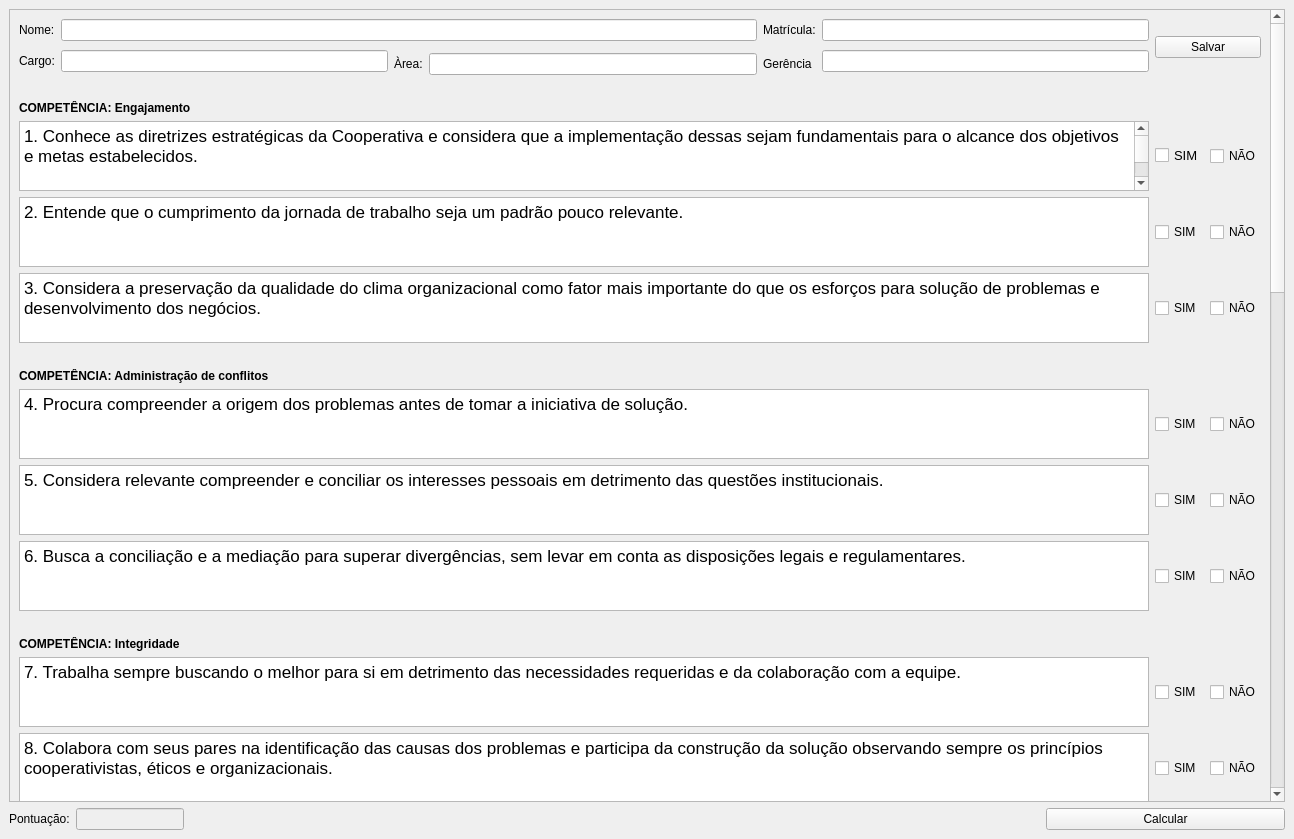
<?xml version="1.0" encoding="UTF-8"?>
<ui version="4.0">
 <class>MainWindow</class>
 <widget class="QMainWindow" name="MainWindow">
  <property name="geometry">
   <rect>
    <x>0</x>
    <y>0</y>
    <width>1294</width>
    <height>839</height>
   </rect>
  </property>
  <property name="windowTitle">
   <string>ADF – AVALIAÇÃO COMPORTAMENTAL  </string>
  </property>
  <property name="styleSheet">
   <string notr="true"/>
  </property>
  <widget class="QWidget" name="centralwidget">
   <property name="styleSheet">
    <string notr="true"/>
   </property>
   <layout class="QGridLayout" name="gridLayout">
    <item row="4" column="3">
     <widget class="QPushButton" name="btnCalc">
      <property name="sizePolicy">
       <sizepolicy hsizetype="Minimum" vsizetype="Fixed">
        <horstretch>1</horstretch>
        <verstretch>0</verstretch>
       </sizepolicy>
      </property>
      <property name="text">
       <string>Calcular</string>
      </property>
     </widget>
    </item>
    <item row="4" column="1" alignment="Qt::AlignLeft">
     <widget class="QLineEdit" name="pontInput">
      <property name="enabled">
       <bool>false</bool>
      </property>
      <property name="sizePolicy">
       <sizepolicy hsizetype="Ignored" vsizetype="Fixed">
        <horstretch>2</horstretch>
        <verstretch>0</verstretch>
       </sizepolicy>
      </property>
      <property name="styleSheet">
       <string notr="true">color: black</string>
      </property>
     </widget>
    </item>
    <item row="0" column="0" colspan="4">
     <widget class="QScrollArea" name="scrollArea">
      <property name="widgetResizable">
       <bool>true</bool>
      </property>
      <widget class="QWidget" name="scrollAreaWidgetContents">
       <property name="geometry">
        <rect>
         <x>0</x>
         <y>0</y>
         <width>1260</width>
         <height>2285</height>
        </rect>
       </property>
       <layout class="QGridLayout" name="gridLayout_2">
        <item row="20" column="7">
         <widget class="QCheckBox" name="regua_10">
          <property name="text">
           <string>NÃO</string>
          </property>
         </widget>
        </item>
        <item row="38" column="6">
         <widget class="QCheckBox" name="checkBox_41">
          <property name="text">
           <string>SIM</string>
          </property>
         </widget>
        </item>
        <item row="40" column="0" colspan="2">
         <widget class="QLabel" name="label_13">
          <property name="styleSheet">
           <string notr="true">font-weight: bold</string>
          </property>
          <property name="text">
           <string>COMPETÊNCIA: Resiliência </string>
          </property>
         </widget>
        </item>
        <item row="24" column="0" colspan="2">
         <widget class="QLabel" name="label_10">
          <property name="styleSheet">
           <string notr="true">font-weight: bold</string>
          </property>
          <property name="text">
           <string>COMPETÊNCIA: Visão Sistêmica </string>
          </property>
         </widget>
        </item>
        <item row="31" column="6">
         <widget class="QCheckBox" name="checkBox_33">
          <property name="font">
           <font>
            <pointsize>10</pointsize>
           </font>
          </property>
          <property name="text">
           <string>SIM</string>
          </property>
         </widget>
        </item>
        <item row="11" column="0" colspan="6">
         <widget class="QPlainTextEdit" name="plainTextEdit_5">
          <property name="font">
           <font>
            <pointsize>13</pointsize>
           </font>
          </property>
          <property name="plainText">
           <string>5. Considera relevante compreender e conciliar os interesses pessoais em detrimento das questões institucionais.</string>
          </property>
         </widget>
        </item>
        <item row="22" column="6">
         <widget class="QCheckBox" name="regua_12">
          <property name="text">
           <string>SIM</string>
          </property>
         </widget>
        </item>
        <item row="0" column="5">
         <widget class="QLineEdit" name="matInput"/>
        </item>
        <item row="33" column="0">
         <widget class="QLabel" name="label_20">
          <property name="text">
           <string/>
          </property>
         </widget>
        </item>
        <item row="37" column="7">
         <widget class="QCheckBox" name="checkBox_40">
          <property name="text">
           <string>NÃO</string>
          </property>
         </widget>
        </item>
        <item row="42" column="7">
         <widget class="QCheckBox" name="checkBox_46">
          <property name="text">
           <string>NÃO</string>
          </property>
         </widget>
        </item>
        <item row="17" column="6">
         <widget class="QCheckBox" name="checkBox_17">
          <property name="text">
           <string>SIM</string>
          </property>
         </widget>
        </item>
        <item row="14" column="0" colspan="2">
         <widget class="QLabel" name="label_8">
          <property name="styleSheet">
           <string notr="true">font-weight: bold</string>
          </property>
          <property name="text">
           <string>COMPETÊNCIA: Integridade  </string>
          </property>
         </widget>
        </item>
        <item row="39" column="0">
         <widget class="QLabel" name="label_21">
          <property name="text">
           <string/>
          </property>
         </widget>
        </item>
        <item row="42" column="6">
         <widget class="QCheckBox" name="regua_23">
          <property name="text">
           <string>SIM</string>
          </property>
         </widget>
        </item>
        <item row="15" column="7">
         <widget class="QCheckBox" name="regua_7">
          <property name="text">
           <string>NÃO</string>
          </property>
         </widget>
        </item>
        <item row="43" column="6">
         <widget class="QCheckBox" name="checkBox_47">
          <property name="text">
           <string>SIM</string>
          </property>
         </widget>
        </item>
        <item row="10" column="7">
         <widget class="QCheckBox" name="checkBox_7">
          <property name="text">
           <string>NÃO</string>
          </property>
         </widget>
        </item>
        <item row="29" column="0" colspan="3">
         <widget class="QLabel" name="label_11">
          <property name="styleSheet">
           <string notr="true">font-weight: bold</string>
          </property>
          <property name="text">
           <string>COMPETÊNCIA: Eficiência operacional </string>
          </property>
         </widget>
        </item>
        <item row="38" column="7">
         <widget class="QCheckBox" name="regua_21">
          <property name="text">
           <string>NÃO</string>
          </property>
         </widget>
        </item>
        <item row="22" column="7">
         <widget class="QCheckBox" name="checkBox_24">
          <property name="text">
           <string>NÃO</string>
          </property>
         </widget>
        </item>
        <item row="34" column="0" colspan="2">
         <widget class="QLabel" name="label_12">
          <property name="styleSheet">
           <string notr="true">font-weight: bold</string>
          </property>
          <property name="text">
           <string>COMPETÊNCIA: Resiliência </string>
          </property>
         </widget>
        </item>
        <item row="25" column="6">
         <widget class="QCheckBox" name="regua_13">
          <property name="text">
           <string>SIM</string>
          </property>
         </widget>
        </item>
        <item row="7" column="7">
         <widget class="QCheckBox" name="regua_3">
          <property name="text">
           <string>NÃO</string>
          </property>
         </widget>
        </item>
        <item row="30" column="6">
         <widget class="QCheckBox" name="regua_16">
          <property name="text">
           <string>SIM</string>
          </property>
         </widget>
        </item>
        <item row="15" column="6">
         <widget class="QCheckBox" name="checkBox_12">
          <property name="text">
           <string>SIM</string>
          </property>
         </widget>
        </item>
        <item row="0" column="6" rowspan="3" colspan="2">
         <widget class="QPushButton" name="btnSave">
          <property name="text">
           <string>Salvar</string>
          </property>
         </widget>
        </item>
        <item row="23" column="0">
         <widget class="QLabel" name="label_18">
          <property name="text">
           <string/>
          </property>
         </widget>
        </item>
        <item row="35" column="6">
         <widget class="QCheckBox" name="checkBox_35">
          <property name="text">
           <string>SIM</string>
          </property>
         </widget>
        </item>
        <item row="11" column="6">
         <widget class="QCheckBox" name="checkBox_10">
          <property name="text">
           <string>SIM</string>
          </property>
         </widget>
        </item>
        <item row="27" column="6">
         <widget class="QCheckBox" name="regua_15">
          <property name="text">
           <string>SIM</string>
          </property>
         </widget>
        </item>
        <item row="0" column="4">
         <widget class="QLabel" name="label">
          <property name="text">
           <string>Matrícula:</string>
          </property>
         </widget>
        </item>
        <item row="35" column="7">
         <widget class="QCheckBox" name="regua_18">
          <property name="text">
           <string>NÃO</string>
          </property>
         </widget>
        </item>
        <item row="16" column="7">
         <widget class="QCheckBox" name="checkBox_16">
          <property name="text">
           <string>NÃO</string>
          </property>
         </widget>
        </item>
        <item row="16" column="6">
         <widget class="QCheckBox" name="regua_8">
          <property name="text">
           <string>SIM</string>
          </property>
         </widget>
        </item>
        <item row="26" column="0" colspan="6">
         <widget class="QPlainTextEdit" name="plainTextEdit_14">
          <property name="font">
           <font>
            <pointsize>13</pointsize>
           </font>
          </property>
          <property name="plainText">
           <string>14. Conhece as ações e iniciativas estratégicas, mas considera irrelevante a aplicação em sua rotina de trabalho.
</string>
          </property>
         </widget>
        </item>
        <item row="43" column="0" colspan="6">
         <widget class="QPlainTextEdit" name="plainTextEdit_24">
          <property name="font">
           <font>
            <pointsize>13</pointsize>
           </font>
          </property>
          <property name="plainText">
           <string>24. Utiliza seus conhecimentos para resolver os problemas que lhe são apresentados, sem compartilhar suas habilidades com seus colegas de equipes.</string>
          </property>
         </widget>
        </item>
        <item row="19" column="0" colspan="3">
         <widget class="QLabel" name="label_9">
          <property name="styleSheet">
           <string notr="true">font-weight: bold</string>
          </property>
          <property name="text">
           <string>COMPETÊNCIA: Relação Interpessoal  </string>
          </property>
         </widget>
        </item>
        <item row="5" column="0" colspan="6">
         <widget class="QPlainTextEdit" name="plainTextEdit">
          <property name="font">
           <font>
            <pointsize>13</pointsize>
           </font>
          </property>
          <property name="plainText">
           <string>1. Conhece as diretrizes estratégicas da Cooperativa e considera que a implementação dessas sejam fundamentais para o alcance dos objetivos e metas estabelecidos.
</string>
          </property>
         </widget>
        </item>
        <item row="37" column="6">
         <widget class="QCheckBox" name="regua_20">
          <property name="text">
           <string>SIM</string>
          </property>
         </widget>
        </item>
        <item row="36" column="7">
         <widget class="QCheckBox" name="checkBox_38">
          <property name="text">
           <string>NÃO</string>
          </property>
         </widget>
        </item>
        <item row="11" column="7">
         <widget class="QCheckBox" name="regua_5">
          <property name="text">
           <string>NÃO</string>
          </property>
         </widget>
        </item>
        <item row="0" column="1" colspan="3">
         <widget class="QLineEdit" name="nameInput"/>
        </item>
        <item row="13" column="0">
         <widget class="QLabel" name="label_16">
          <property name="text">
           <string/>
          </property>
         </widget>
        </item>
        <item row="43" column="7">
         <widget class="QCheckBox" name="regua_24">
          <property name="text">
           <string>NÃO</string>
          </property>
         </widget>
        </item>
        <item row="10" column="6">
         <widget class="QCheckBox" name="regua_4">
          <property name="text">
           <string>SIM</string>
          </property>
         </widget>
        </item>
        <item row="25" column="7">
         <widget class="QCheckBox" name="checkBox_26">
          <property name="text">
           <string>NÃO</string>
          </property>
         </widget>
        </item>
        <item row="6" column="0" colspan="6">
         <widget class="QPlainTextEdit" name="plainTextEdit_2">
          <property name="font">
           <font>
            <pointsize>13</pointsize>
           </font>
          </property>
          <property name="plainText">
           <string>2. Entende que o cumprimento da jornada de trabalho seja um padrão pouco relevante.
</string>
          </property>
         </widget>
        </item>
        <item row="38" column="0" colspan="6">
         <widget class="QPlainTextEdit" name="plainTextEdit_21">
          <property name="font">
           <font>
            <pointsize>13</pointsize>
           </font>
          </property>
          <property name="plainText">
           <string>21. Demonstra pouca capacidade de lidar com situações adversas e tenta fazer prevalecer suas vontades e seus conhecimentos para enfrentar mudanças.</string>
          </property>
         </widget>
        </item>
        <item row="26" column="6">
         <widget class="QCheckBox" name="checkBox_27">
          <property name="text">
           <string>SIM</string>
          </property>
         </widget>
        </item>
        <item row="31" column="0" colspan="6">
         <widget class="QPlainTextEdit" name="plainTextEdit_17">
          <property name="font">
           <font>
            <pointsize>13</pointsize>
           </font>
          </property>
          <property name="plainText">
           <string>17. Considera o cumprimento do orçamento e prazos estipulados para as tarefas desnecessários, quando estes dependem exclusivamente de sua atuação.</string>
          </property>
         </widget>
        </item>
        <item row="0" column="0">
         <widget class="QLabel" name="label_2">
          <property name="text">
           <string>Nome:</string>
          </property>
         </widget>
        </item>
        <item row="42" column="0" colspan="6">
         <widget class="QPlainTextEdit" name="plainTextEdit_23">
          <property name="font">
           <font>
            <pointsize>13</pointsize>
           </font>
          </property>
          <property name="plainText">
           <string>23. Busca aprimorar sua comunicação verbal e escrita para transmitir seu pensamento de forma clara e objetiva.</string>
          </property>
         </widget>
        </item>
        <item row="9" column="0" colspan="3">
         <widget class="QLabel" name="label_7">
          <property name="styleSheet">
           <string notr="true">font-weight: bold</string>
          </property>
          <property name="text">
           <string>COMPETÊNCIA: Administração de conflitos  </string>
          </property>
         </widget>
        </item>
        <item row="1" column="0" rowspan="2">
         <widget class="QLabel" name="label_3">
          <property name="text">
           <string>Cargo:</string>
          </property>
         </widget>
        </item>
        <item row="2" column="3">
         <widget class="QLineEdit" name="areaInput"/>
        </item>
        <item row="5" column="7">
         <widget class="QCheckBox" name="checkBox_2">
          <property name="text">
           <string>NÃO</string>
          </property>
         </widget>
        </item>
        <item row="41" column="0" colspan="6">
         <widget class="QPlainTextEdit" name="plainTextEdit_22">
          <property name="font">
           <font>
            <pointsize>13</pointsize>
           </font>
          </property>
          <property name="plainText">
           <string>22. Assume a responsabilidade por seu processo evolutivo por meio da busca pessoal por recursos e condições que lhe permitam desenvolver-se e atingir novos patamares pessoal e profissional.</string>
          </property>
         </widget>
        </item>
        <item row="6" column="7">
         <widget class="QCheckBox" name="regua_2">
          <property name="text">
           <string>NÃO</string>
          </property>
         </widget>
        </item>
        <item row="27" column="0" colspan="6">
         <widget class="QPlainTextEdit" name="plainTextEdit_15">
          <property name="font">
           <font>
            <pointsize>13</pointsize>
           </font>
          </property>
          <property name="plainText">
           <string>15. Realiza análises dos problemas identificados com profundidade e apresenta propostas consistentes de soluções para eliminar a causa raiz.</string>
          </property>
         </widget>
        </item>
        <item row="8" column="0" colspan="5">
         <widget class="QLabel" name="label_14">
          <property name="text">
           <string/>
          </property>
         </widget>
        </item>
        <item row="7" column="0" colspan="6">
         <widget class="QPlainTextEdit" name="plainTextEdit_3">
          <property name="font">
           <font>
            <pointsize>13</pointsize>
           </font>
          </property>
          <property name="plainText">
           <string>3. Considera a preservação da qualidade do clima organizacional como fator mais importante do que os esforços para solução de problemas e desenvolvimento dos negócios.</string>
          </property>
         </widget>
        </item>
        <item row="15" column="0" colspan="6">
         <widget class="QPlainTextEdit" name="plainTextEdit_7">
          <property name="font">
           <font>
            <pointsize>13</pointsize>
           </font>
          </property>
          <property name="plainText">
           <string>7. Trabalha sempre buscando o melhor para si em detrimento das necessidades requeridas e da colaboração com a equipe.</string>
          </property>
         </widget>
        </item>
        <item row="28" column="0">
         <widget class="QLabel" name="label_19">
          <property name="text">
           <string/>
          </property>
         </widget>
        </item>
        <item row="10" column="0" colspan="6">
         <widget class="QPlainTextEdit" name="plainTextEdit_4">
          <property name="font">
           <font>
            <pointsize>13</pointsize>
           </font>
          </property>
          <property name="plainText">
           <string>4. Procura compreender a origem dos problemas antes de tomar a iniciativa de solução.</string>
          </property>
         </widget>
        </item>
        <item row="17" column="0" colspan="6">
         <widget class="QPlainTextEdit" name="plainTextEdit_9">
          <property name="font">
           <font>
            <pointsize>13</pointsize>
           </font>
          </property>
          <property name="plainText">
           <string>9. Conhece integralmente o Programa de Integridade, mas não o considera relevante no desenvolvimento das atividades do dia-a-dia.</string>
          </property>
         </widget>
        </item>
        <item row="1" column="5" rowspan="2">
         <widget class="QLineEdit" name="gerenInput"/>
        </item>
        <item row="5" column="6">
         <widget class="QCheckBox" name="regua_1">
          <property name="font">
           <font>
            <pointsize>10</pointsize>
           </font>
          </property>
          <property name="text">
           <string>SIM</string>
          </property>
         </widget>
        </item>
        <item row="25" column="0" colspan="6">
         <widget class="QPlainTextEdit" name="plainTextEdit_13">
          <property name="font">
           <font>
            <pointsize>13</pointsize>
           </font>
          </property>
          <property name="plainText">
           <string>13. Compreende a interrelação dos processos da área em que atua e seus impactos no desenvolvimento dos negócios da Cooperativa.</string>
          </property>
         </widget>
        </item>
        <item row="7" column="6">
         <widget class="QCheckBox" name="checkBox_6">
          <property name="text">
           <string>SIM</string>
          </property>
         </widget>
        </item>
        <item row="30" column="0" colspan="6">
         <widget class="QPlainTextEdit" name="plainTextEdit_16">
          <property name="font">
           <font>
            <pointsize>13</pointsize>
           </font>
          </property>
          <property name="plainText">
           <string>16. Desenvolve suas atividades considerando as variáveis de risco, rentabilidade e controle como elementos fundamentais para subsidiar as decisões.	</string>
          </property>
         </widget>
        </item>
        <item row="27" column="7">
         <widget class="QCheckBox" name="checkBox_30">
          <property name="text">
           <string>NÃO</string>
          </property>
         </widget>
        </item>
        <item row="12" column="0" colspan="6">
         <widget class="QPlainTextEdit" name="plainTextEdit_6">
          <property name="font">
           <font>
            <pointsize>13</pointsize>
           </font>
          </property>
          <property name="plainText">
           <string>6. Busca a conciliação e a mediação para superar divergências, sem levar em conta as disposições legais e regulamentares.</string>
          </property>
         </widget>
        </item>
        <item row="1" column="1" rowspan="2">
         <widget class="QLineEdit" name="cargoInput"/>
        </item>
        <item row="31" column="7">
         <widget class="QCheckBox" name="regua_17">
          <property name="text">
           <string>NÃO</string>
          </property>
         </widget>
        </item>
        <item row="3" column="0" colspan="5">
         <widget class="QLabel" name="label_15">
          <property name="text">
           <string/>
          </property>
         </widget>
        </item>
        <item row="20" column="6">
         <widget class="QCheckBox" name="checkBox_19">
          <property name="text">
           <string>SIM</string>
          </property>
         </widget>
        </item>
        <item row="17" column="7">
         <widget class="QCheckBox" name="regua_9">
          <property name="text">
           <string>NÃO</string>
          </property>
         </widget>
        </item>
        <item row="18" column="0">
         <widget class="QLabel" name="label_17">
          <property name="text">
           <string/>
          </property>
         </widget>
        </item>
        <item row="4" column="0" colspan="2">
         <widget class="QLabel" name="label_6">
          <property name="styleSheet">
           <string notr="true">font-weight: bold</string>
          </property>
          <property name="text">
           <string>COMPETÊNCIA: Engajamento  </string>
          </property>
         </widget>
        </item>
        <item row="20" column="0" colspan="6">
         <widget class="QPlainTextEdit" name="plainTextEdit_10">
          <property name="font">
           <font>
            <pointsize>13</pointsize>
           </font>
          </property>
          <property name="plainText">
           <string>10. Utiliza bem o networking para seu crescimento pessoal e profissional, sem levar em conta os objetivos e necessidades da área ou das iniciativas estratégicas.</string>
          </property>
         </widget>
        </item>
        <item row="36" column="0" colspan="6">
         <widget class="QPlainTextEdit" name="plainTextEdit_19">
          <property name="font">
           <font>
            <pointsize>13</pointsize>
           </font>
          </property>
          <property name="plainText">
           <string>19. Demonstra capacidade para lidar com problemas e adaptar-se a mudanças, buscando meios para resolver os desafios que lhe são apresentados.</string>
          </property>
         </widget>
        </item>
        <item row="21" column="0" colspan="6">
         <widget class="QPlainTextEdit" name="plainTextEdit_11">
          <property name="font">
           <font>
            <pointsize>13</pointsize>
           </font>
          </property>
          <property name="plainText">
           <string>11. Inspira e motiva positivamente as pessoas com as quais se relaciona, compartilhando ideias novas e soluções inovadoras para solucionar problemas.</string>
          </property>
         </widget>
        </item>
        <item row="26" column="7">
         <widget class="QCheckBox" name="regua_14">
          <property name="text">
           <string>NÃO</string>
          </property>
         </widget>
        </item>
        <item row="22" column="0" colspan="6">
         <widget class="QPlainTextEdit" name="plainTextEdit_12">
          <property name="font">
           <font>
            <pointsize>13</pointsize>
           </font>
          </property>
          <property name="plainText">
           <string>12. Trata bem e respeita todos os profissionais da empresa, independentemente de cargo, raça, religião e diferenças pessoais, respeitando a diversidade existente no ambiente de trabalho.</string>
          </property>
         </widget>
        </item>
        <item row="36" column="6">
         <widget class="QCheckBox" name="regua_19">
          <property name="text">
           <string>SIM</string>
          </property>
         </widget>
        </item>
        <item row="41" column="7">
         <widget class="QCheckBox" name="checkBox_44">
          <property name="text">
           <string>NÃO</string>
          </property>
         </widget>
        </item>
        <item row="12" column="7">
         <widget class="QCheckBox" name="regua_6">
          <property name="text">
           <string>NÃO</string>
          </property>
         </widget>
        </item>
        <item row="6" column="6">
         <widget class="QCheckBox" name="checkBox_4">
          <property name="text">
           <string>SIM</string>
          </property>
         </widget>
        </item>
        <item row="21" column="7">
         <widget class="QCheckBox" name="checkBox_22">
          <property name="text">
           <string>NÃO</string>
          </property>
         </widget>
        </item>
        <item row="2" column="4">
         <widget class="QLabel" name="label_5">
          <property name="text">
           <string>Gerência</string>
          </property>
         </widget>
        </item>
        <item row="16" column="0" colspan="6">
         <widget class="QPlainTextEdit" name="plainTextEdit_8">
          <property name="font">
           <font>
            <pointsize>13</pointsize>
           </font>
          </property>
          <property name="plainText">
           <string>8. Colabora com seus pares na identificação das causas dos problemas e participa da construção da solução observando sempre os princípios cooperativistas, éticos e organizacionais.</string>
          </property>
         </widget>
        </item>
        <item row="37" column="0" colspan="6">
         <widget class="QPlainTextEdit" name="plainTextEdit_20">
          <property name="font">
           <font>
            <pointsize>13</pointsize>
           </font>
          </property>
          <property name="plainText">
           <string>20. Transforma as experiências negativas em lições aprendidas para evitar a repetição de falhas nas atividades desenvolvidas.</string>
          </property>
         </widget>
        </item>
        <item row="12" column="6">
         <widget class="QCheckBox" name="checkBox_14">
          <property name="text">
           <string>SIM</string>
          </property>
         </widget>
        </item>
        <item row="30" column="7">
         <widget class="QCheckBox" name="checkBox_32">
          <property name="text">
           <string>NÃO</string>
          </property>
         </widget>
        </item>
        <item row="21" column="6">
         <widget class="QCheckBox" name="regua_11">
          <property name="text">
           <string>SIM</string>
          </property>
         </widget>
        </item>
        <item row="2" column="2">
         <widget class="QLabel" name="label_4">
          <property name="text">
           <string>Àrea:</string>
          </property>
         </widget>
        </item>
        <item row="41" column="6">
         <widget class="QCheckBox" name="regua_22">
          <property name="text">
           <string>SIM</string>
          </property>
         </widget>
        </item>
        <item row="32" column="0" colspan="6">
         <widget class="QPlainTextEdit" name="plainTextEdit_18">
          <property name="font">
           <font>
            <pointsize>13</pointsize>
           </font>
          </property>
          <property name="plainText">
           <string>18. Propõe soluções sem levar em conta fatos e dados referentes ao negócio que está sendo desenvolvido.</string>
          </property>
         </widget>
        </item>
       </layout>
      </widget>
     </widget>
    </item>
    <item row="4" column="0" alignment="Qt::AlignLeft">
     <widget class="QLabel" name="label_22">
      <property name="text">
       <string>Pontuação:</string>
      </property>
     </widget>
    </item>
    <item row="4" column="2">
     <widget class="QLabel" name="statusLabel">
      <property name="sizePolicy">
       <sizepolicy hsizetype="Preferred" vsizetype="Preferred">
        <horstretch>2</horstretch>
        <verstretch>0</verstretch>
       </sizepolicy>
      </property>
      <property name="text">
       <string/>
      </property>
     </widget>
    </item>
   </layout>
  </widget>
 </widget>
 <resources/>
 <connections/>
</ui>
